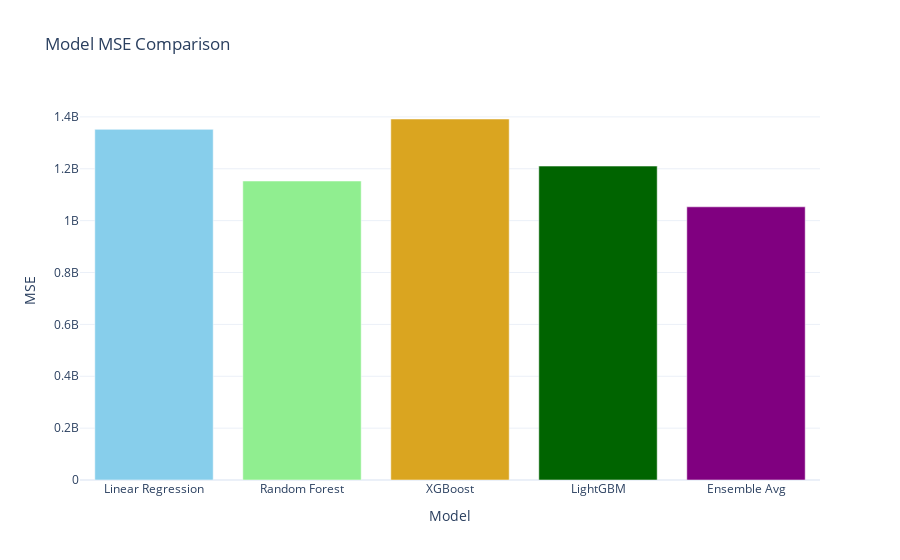

Notebook code for this chart:
### Code cell
models = ['Linear Regression', 'Random Forest', 'XGBoost', 'LightGBM', 'Ensemble Avg']
mses = [
    mean_squared_error(y_test, lr_pred),
    mean_squared_error(y_test, rf_pred),
    mean_squared_error(y_test, xgb_pred),
    mean_squared_error(y_test, lgb_pred),
    mean_squared_error(y_test, avg_pred)
]

fig = go.Figure([go.Bar(x=models, y=mses, marker_color=['skyblue', 'lightgreen', 'goldenrod', 'darkgreen', 'purple'])])

fig.update_layout(title="Model MSE Comparison",
                  xaxis_title="Model",
                  yaxis_title="MSE",
                  template="plotly_white")
fig.show()

### Figure 1 — Plotly figure (JSON) as saved in the notebook; plotly's stock layout.template omitted (floating-point values rounded to 4 significant figures)
{"data": [{"marker": {"color": ["skyblue", "lightgreen", "goldenrod", "darkgreen", "purple"]}, "type": "bar", "x": ["Linear Regression", "Random Forest", "XGBoost", "LightGBM", "Ensemble Avg"], "y": [1352000000.0, 1153000000.0, 1392000000.0, 1210000000.0, 1053000000.0]}], "layout": {"title": {"text": "Model MSE Comparison"}, "xaxis": {"title": {"text": "Model"}}, "yaxis": {"title": {"text": "MSE"}}}}
